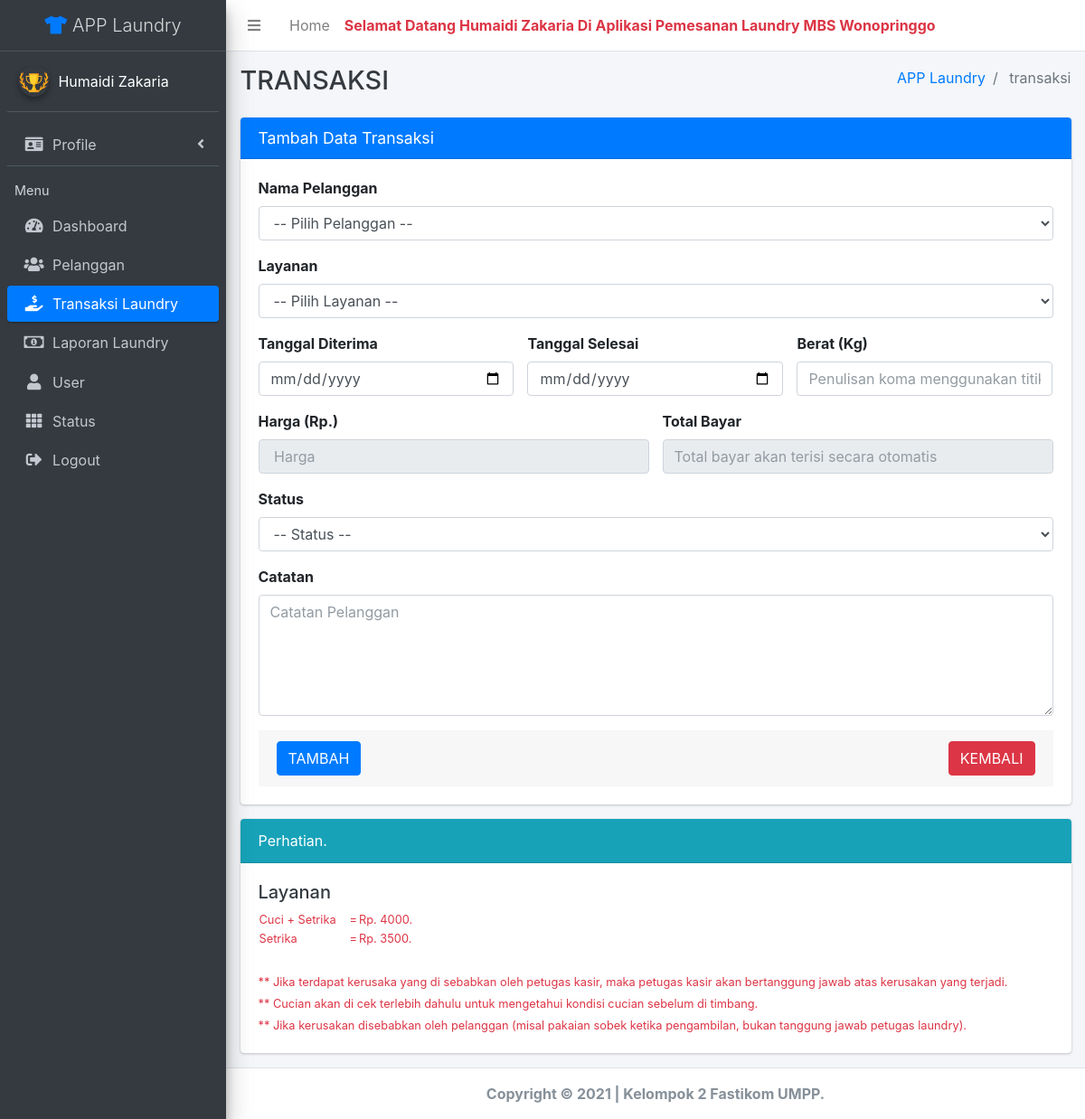
Screenshot of /index.php?page=transaksi&aksi=pemasukan (signed in) with the database file from the repository.
### tables this page shows
CREATE TABLE `tb_user` (
  `id` int(11) NOT NULL,
  `nama_user` varchar(50) NOT NULL,
  `username` varchar(50) NOT NULL,
  `password` varchar(125) NOT NULL,
  `level` varchar(15) NOT NULL,
  `foto` varchar(50) NOT NULL
);

### page/transaksi/pemasukan.php (the view, shortened to what this page needs)
<div class="col-lg">
            <div class="card card-primary">
              <div class="card-header">
                <h3 class="card-title">Tambah Data Transaksi</h3>
              </div>
                <div class="card-body">
                  <form id="form" method="post" action="">
                  <div class="form-group">
                      <label>Nama Pelanggan</label>
                      <select class="form-control select2" style="width: 100%;" name="nama">
                        <option value="">-- Pilih Pelanggan --</option>
                      </select>
                  </div>
                  <div class="form-group">
                    <label for="layanan">Layanan</label>
                    <select name="layanan" id="layanan" class="form-control" onkeyup="sum();">
                      <option value="">-- Pilih Layanan --</option>
                    </select>
                  </div>
              <div class="row">
                <div class="col-lg-4">
                  <div class="form-group">
                    <label for="tgl_diterima">Tanggal Diterima</label>
                    <input type="date" class="form-control" id="tgl_diterima" name="tgl_diterima" >
                  </div>
                </div>
                <div class="col-lg-4">
                  <div class="form-group">
                    <label for="tgl_selesai">Tanggal Selesai</label>
                    <input type="date" class="form-control" id="tgl_selesai" name="tgl_selesai" >
                  </div>
                </div>
                <div class="col-lg-4">
                  <div class="form-group">
                    <label for="berat">Berat (Kg)</label>
                    <input type="text" class="form-control" id="berat" name="berat" placeholder="Penulisan koma menggunakan titik(misal 0.20)" onkeyup="sum();">
                  </div>
                </div>
              </div>
              <div class="row">
                <div class="col-lg-6">
                  <div class="form-group">
                    <label for="harga">Harga (Rp.)</label>
                    <input type="number" min="0" class="form-control" id="harga" name="harga" onkeyup="sum()" placeholder=" Harga" readonly>
                  </div>
                </div>
                <div class="col-lg-6">
                  <div class="form-group">
                    <label for="tot_bayar">Total Bayar</label>
                    <input type="number" readonly class="form-control" id="tot_bayar" name="tot_bayar" placeholder="Total bayar akan terisi secara otomatis">
                  </div>
                </div>
              </div>
                  <div class="form-group">
                    <label for="status">Status</label>
                    <select name="status" id="status" class="form-control" required>
                      <option value="">-- Status --</option>
                    </select>
                  </div>
                  <div class="form-group">
                    <label for="catatan">Catatan</label>
                    <textarea name="catatan" id="catatan" cols="30" rows="5" class="form-control" placeholder="Catatan Pelanggan" required></textarea >
                  </div>
                <div class="card-footer">
                  <button type="submit" name="tambah" class="btn btn-primary" id="tombol_simpan">TAMBAH</button>
                  <a href="?page=pelanggan" class="btn btn-danger float-right" >KEMBALI</a>
                </div>
              </form>
            </div>
          </div>
          <div class="card ">
            <div class="card-header bg-info">
                Perhatian.
            </div>
            <div class="card-body">
              <small class="text-danger">
                <h5 class="text-dark">Layanan</h5>
                <table>
                  <tr>
                    <td width="100px">Cuci + Setrika</td>
                    <td>=</td>
                    <td>Rp. 4000.</td>
                  </tr>
                  <tr>
                    <td>Setrika</td>
                    <td>=</td>
                    <td>Rp. 3500.</td>
                  </tr>
                </table> <br>
                ** Jika terdapat kerusaka yang di sebabkan oleh petugas kasir, maka petugas kasir akan bertanggung jawab atas kerusakan yang terjadi. <br>
                ** Cucian akan di cek terlebih dahulu untuk mengetahui kondisi cucian sebelum di timbang. <br>
                ** Jika kerusakan disebabkan oleh pelanggan (misal pakaian sobek ketika pengambilan, bukan tanggung jawab petugas laundry).
              </small>
            </div>
          </div>
</div>

### index.php (shortened to what this page needs)
<?php
    include "include/koneksi.php";
    if($_SESSION['Admin'] || $_SESSION['Kasir']) {
      if($_SESSION['Admin']) {
        $user = $_SESSION['Admin'];
      }else if($_SESSION['Kasir']) {
        $user = $_SESSION['Kasir'];
      }
      $sql_user = $koneksi->query("SELECT * FROM tb_user WHERE id = '$user'");
      $data_user = $sql_user->fetch_assoc();
      $nama     = $data_user['nama_user'];
      $gambar   = $data_user['foto'];
?>
<!DOCTYPE html>
<html lang="en">
<head>
  <link rel="stylesheet" href="assets/plugins/fontawesome-free/css/all.min.css">
    <link rel="stylesheet" href="assets/plugins/datatables-bs4/css/dataTables.bootstrap4.min.css">
    <link rel="stylesheet" href="assets/plugins/datatables-responsive/css/responsive.bootstrap4.min.css">
    <link rel="stylesheet" href="assets/plugins/select2/css/select2.min.css">
    <link rel="stylesheet" href="assets/dist/css/adminlte.min.css">
    <link rel="stylesheet" href="assets/plugins/daterangepicker/daterangepicker.css">
        <link href="assets/style.css" rel="stylesheet">
</head>
<body class="hold-transition sidebar-mini">
<div class="wrapper">
  <nav class="main-header navbar navbar-expand navbar-white navbar-light">
    <ul class="navbar-nav">
      <li class="nav-item">
        <a class="nav-link" data-widget="pushmenu" href="#" role="button"><i class="fas fa-bars"></i></a>
      </li>
      <li class="nav-item d-none d-sm-inline-block">
        <a href="index.php" class="nav-link">Home</a>
      </li>
    </ul>
  <marquee><strong class="text-danger">Selamat Datang <?= $nama ?> Di Aplikasi Pemesanan Laundry MBS Wonopringgo</strong></marquee>
  </nav>
  <aside class="main-sidebar sidebar-dark-primary elevation-4">
    <a href="index.php" class="brand-link text-center">
      <i class="fas fa-tshirt text-primary"></i>
      <span class="brand-text font-weight-light">APP Laundry</span>
    </a>
    <div class="sidebar">
      <div class="user-panel mt-3 pb-3 mb-3 d-flex">
        <div class="image">
          <img src="assets/img/user/<?= $gambar; ?>" class="img-circle elevation-2" alt="User Image">
        </div>
        <div class="info">
          <div class="d-block text-white"><?= $nama ?></div>
        </div>
      </div>
      <ul class="nav nav-pills nav-sidebar flex-column " data-widget="treeview" role="menu" data-accordion="false">
          <li class="nav-item has-treeview user-panel <?php
                                                   if($_GET['page'] == "profile") {
                                                    echo "menu-open";
                                                   } ?>">
            <a href="#" class="nav-link ">
              <i class="nav-icon fas fa-id-card"></i>
              <p>
               Profile
                <i class="right fas fa-angle-left"></i>
              </p>
            </a>
          </li>
      <nav class="mt-2">
        <ul class="nav nav-pills nav-sidebar flex-column" data-widget="treeview" role="menu" data-accordion="false">
          <li class="nav-header">Menu</li>
          <?php include "include/menu.php" ?>
        </ul>
      </nav>
    </div>
  </aside>
  <div class="content-wrapper">
    <div class="content-header">
      <div class="container-fluid">
        <div class="row mb-2">
          <div class="col-sm-6">
            <h1 class="m-0 text-dark">
                        <?php if($_GET['page'] == '') {
                          echo 'DASHBOARD';
                        }else if($_GET['page'] == 'pelanggan') {
                          echo strtoupper($_GET['page']);
                        }else if($_GET['page'] == 'transaksi') {
                          echo strtoupper($_GET['page']);
                        }else if($_GET['page'] == 'laporan') {
                          echo strtoupper($_GET['page']);
                        }else if($_GET['page'] == 'user') {
                          echo strtoupper($_GET['page']);
                        }else if($_GET['page'] == 'status') {
                          echo strtoupper($_GET['page']);
                        }else if($_GET['page'] == 'profile') {
                          echo strtoupper($_GET['page']. ' saya') ;
                        }
                        ?>
            </h1>
          </div>
          <div class="col-sm-6">
            <ol class="breadcrumb float-sm-right">
              <li class="breadcrumb-item text-primary">APP Laundry</li>
              <li class="breadcrumb-item active">
                    <?php if($_GET['page'] == '') {
                          echo 'DASHBOARD';
                        }else if($_GET['page'] == 'pelanggan') {
                          echo $_GET['page'];
                        }else if($_GET['page'] == 'transaksi') {
                          echo $_GET['page'];
                        }else if($_GET['page'] == 'laporan') {
                          echo $_GET['page'];
                        }else if($_GET['page'] == 'user') {
                          echo $_GET['page'];
                        }else if($_GET['page'] == 'status') {
                          echo $_GET['page'];
                        }else if($_GET['page'] == 'profile') {
                          echo strtoupper($_GET['page']. ' saya') ;
                        }
                        ?>
              </li>
            </ol>
          </div>
        </div>
      </div>
    </div>
    <div class="content">
      <div class="container-fluid">
        <div class="row">
          <?php include "include/isi.php"; ?>
        </div>
      </div>
    </div>
  </div>
  <footer class="main-footer text-center">
    <strong>Copyright &copy; 2021 | Kelompok 2 Fastikom UMPP.</strong>
  </footer>
</div>
</body>
</html>
<?php
      }else{
        echo "
            <script>
                  alert('Anda Harus Melakukan Login Terlebih Dahulu..!');
                  window.location.href='login.php';
            </script> ";
      }
?>

### rows the page displays
tb_user: nama_user "Humaidi Zakaria", foto (picture)

### other values shown
$_GET['page'] "TRANSAKSI"
$_GET['page'] "transaksi"
